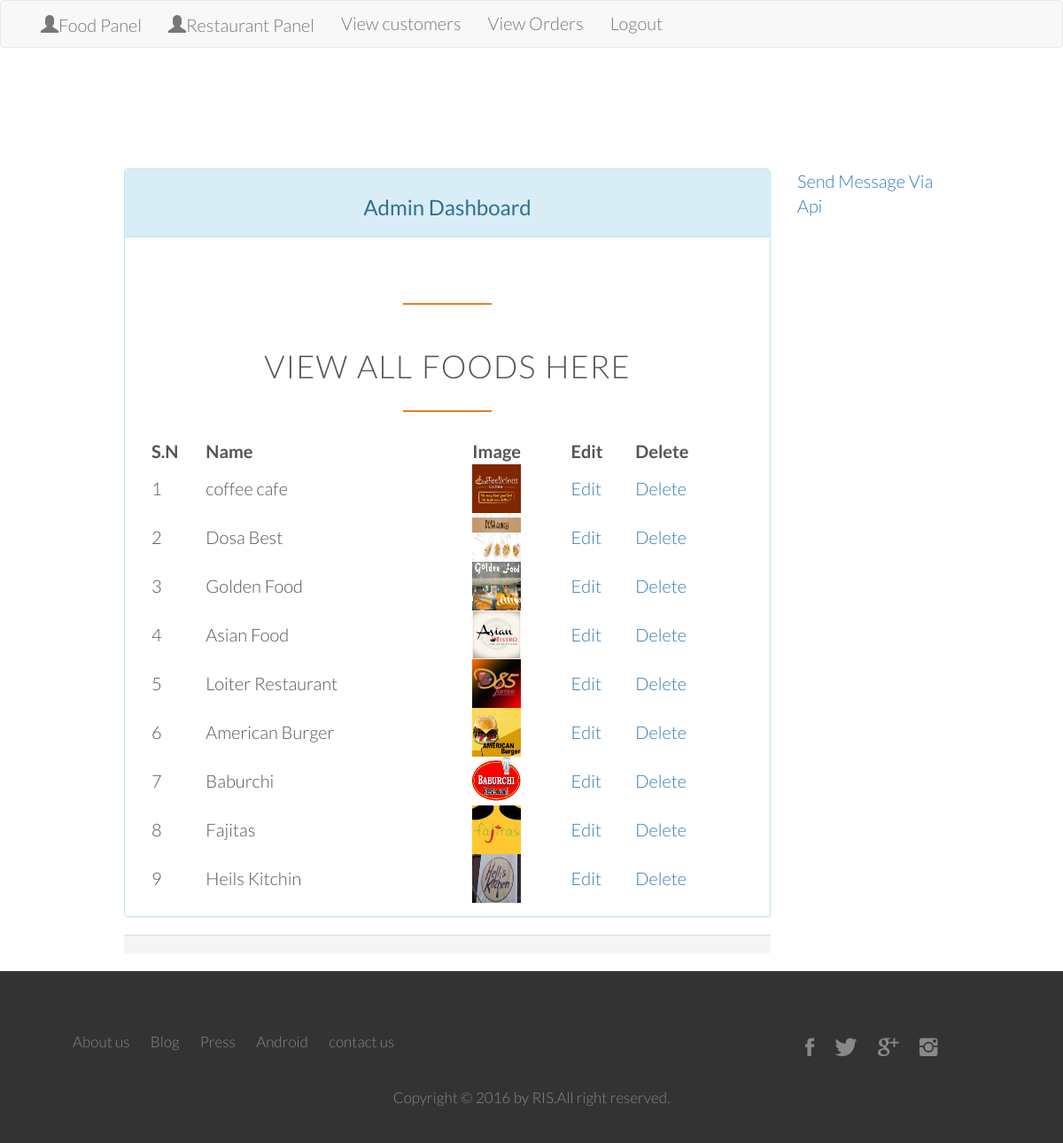
/admin_area/admin.php?view_restaurant (signed in), run on the app's committed database.
### tables this page shows
CREATE TABLE `restaurant_table` (
  `restaurant_id` int(11) NOT NULL,
  `restaurant_name` varchar(255) NOT NULL,
  `restaurant_title` varchar(255) NOT NULL,
  `restaurant_category` varchar(255) NOT NULL,
  `area_category` varchar(255) NOT NULL,
  `restaurant_image` text NOT NULL,
  `restaurant_address` text NOT NULL,
  `user_id` int(11) NOT NULL,
  `restaurant_keywords` text NOT NULL,
  `links` varchar(111) NOT NULL
);

### admin_area/view_restaurant.php (the view)
<table width="100%" align="center">
    <tr align="center">
        <td colspan="5"><h2 >View All foods here</h2></td>
    </tr>
    <tr align="center">
        <th>S.N</th>
        <th>Name</th>
        <th>Image</th>
        <th>Edit</th>
        <th>Delete</th>
    </tr>
    <?php
    include("includes/db.php");
    $get_restaurant="select * from restaurant_table";
    $run_restaurant=mysqli_query($con,$get_restaurant);
    $i=0;
    while($row_restaurant=mysqli_fetch_array($run_restaurant)){
        $restaurant_id=$row_restaurant['restaurant_id'];
        $restaurant_name=$row_restaurant['restaurant_name'];
        $restaurant_image=$row_restaurant['restaurant_image'];
        $i++;
    ?>
    <tr>
        <td><?php echo $i; ?></td>
        <td><?php echo $restaurant_name; ?></td>
        <td><img src="restaurant_images/<?php echo $restaurant_image; ?>" width="55" height="55"/></td>
        <td><a href="admin.php?edit_restaurant=<?php echo $restaurant_id; ?>">Edit</a></td>
        <td><a href="delete_restaurant.php?delete_restaurant=<?php echo $restaurant_id; ?>">Delete</a></td>
    </tr>
    <?php } ?>
</table>

### admin_area/admin.php (shortened to what this page needs)
<?php
if(!isset($_SESSION['admin_email'])){
	echo "<script>window.open('admin_login.php?not_admin=you are not an admin','_self')</script>";
}else{
?>
<!DOCTYPE html>
<html>
	<head>
		<link rel="stylesheet" href="../css/bootstrap.min.css"/>
         <link rel="stylesheet" type="text/css" href="../vendors/css/normalize.css"/>
        <link rel="stylesheet" type="text/css" href="../vendors/css/ionicons.min.css"/>
        <link rel="stylesheet" type="text/css" href="../vendors/css/grid.css"/>
        <link rel="stylesheet" type="text/css" href="../resources/css/style.css"/>
		<link rel="stylesheet" type="text/css" href="vendors/css/ionicons.min.css"/>
	</head>
	<body>
	<div class="navbar navbar-default">
		<div class="container-fluid">
			<div class="collapse navbar-collapse" id="bs-example-navbar-collapse-1">
				<ul class="nav navbar-nav">
					<li><a href="#" class="dropdown-toggle" data-toggle="dropdown"><span class="glyphicon glyphicon-user"></span>Food Panel</a>
					</li>
					<li><a href="#" class="dropdown-toggle" data-toggle="dropdown"><span class="glyphicon glyphicon-user"></span>Restaurant Panel</a>
						<li><a href="admin.php?view_customers">View customers</a></li>
						<li><a href="admin.php?view_orders">View Orders</a></li>
						<li><a href="admin_logout.php">Logout</a></li>
					</li>
				 </ul>
			</div>
		</div>
	</div>
		<p><br /></p>
		<p><br /></p>
		<p><br /></p>
		<div class="container-fluid">
			<div class="row">
				<div class="col-md-1"></div>
				<div class="col-md-8">
					<div class="panel panel-info">
						<div class="panel-heading">
							<center><h3>Admin Dashboard</h3></center>
						</div>
						<div class="panel-body">
							<div class="col-md-12">
							<br>
                               <h2 style="color:red; text-align:center;"><?php echo @$_GET['logged_in']; ?></h2>
                                <?php
								if(isset($_GET['view_restaurant'])){
                                    include("view_restaurant.php");
                                }
                                ?>
							</div>
						</div>
					</div>
					<div class="panel-footer"></div>
				</div>
				<div class="col-md-2">
						<a href="http://www.afreesms.com/intl/bangladesh" target="_blank"><p>Send Message Via Api</p></a>
					<div class="nav nav-pills nav-stacked">
						<div class="pro_area">
						</div>
					</div>
				</div>
				<div class="col-md-1"></div>
			</div>
		</div>
		<footer class="foot_colo">
			<div class="row">
				<div class="col-md-5">
					<ul class="footer-nav">
                        <li><a href="#">About us</a></li>
                        <li><a href="#">Blog</a></li>
                        <li><a href="#">Press</a></li>
                        <li><a href="#">Android</a></li>
                        <li><a href="#">contact us</a></li>
                    </ul>
				</div>
				<div class="col-md-6">
					<ul class="navbar-right social-links">
                      <li><a href="#"><i class="ion-social-facebook"></i></a></li>
                      <li><a href="#"><i class="ion-social-twitter"></i></a></li>
                      <li><a href="#"><i class="ion-social-googleplus"></i></a></li>
                      <li><a href="#"><i class="ion-social-instagram"></i></a></li>
                     </ul>
				</div>
			</div>
			<div class="row">
					<div class="col-md-12">
						<p class="footer" style="color:#888;">
						Copyright &copy; 2016 by RIS.All right reserved.
						</p>
					</div>
			</div>
		</footer>
	</body>
</html>
<?php } ?>

### resources/css/style.css (style rules this page uses)
* { margin: 0; padding: 0; box-sizing: border-box; }
html, body { background-color: #fff; color: #555; font-family: 'Lato','Arial',sans-serif; font-weight: 300; font-size: 20px; text-rendering: optimizeLegibility; overflow-x: hidden; }
.row { max-width: 1140px; margin: 0 auto; }
h1, h2 { font-weight: 300; text-transform: uppercase; letter-spacing: 1px; }
h2 { font-size: 180%; word-spacing: 2px; text-align: center; margin-bottom: 30px; }
h2:after { display: block; height: 2px; background-color: #e67e22; content: " "; width: 100px; margin: 0 auto; margin-top: 30px; }
footer { background-color: #333; padding: 50px; font-size: 80%; margin-top: 20px; }
.footer-nav { list-style: none; float: left; }
.social-links { list-style: none; float: right; }
.footer-nav li, .social-links li { display: inline-block; margin-right: 20px; }
.footer-nav li:last-child, .social-links li:last-child { margin-right: 0; }
.footer-nav li a:link, .footer-nav li a:visited, .social-links li a:link, .social-links li a:visited { text-decoration: none; border: 0; color: #888; transition: color 0.2s; }
.social-links li a:link, .social-links li a:visited { font-size: 160%; }
.ion-social-facebook, .ion-social-twitter, .ion-social-googleplus, .ion-social-instagram { transition: color 0.2; }
footer p { color: #888; text-align: center; margin-top: 20px; }

### admin_area/admin.php (style rules this page uses)
.pro_area { padding:5px; margin-bottom:10px; }
.foot_colo p { color: #888; text-align: center; margin-top: 15px; }
.foot_colo { background-color: #333; height:194px; font-size: 17px;; margin-top: 20px; }
footer { background-color: #333; padding: 50px; font-size: 80%; margin-top: 20px; }
.footer-nav { margin-top:18px; margin-left:17px; list-style: none; float:left; }
.social-links { margin-top:17px; list-style: none; float: right; }
.footer-nav li, .social-links li { display: inline-block; margin-right: 20px; }
.footer-nav li:last-child, .social-links li:last-child { margin-right: 0; }
.footer-nav li a:link, .footer-nav li a:visited, .social-links li a:link, .social-links li a:visited { text-decoration: none; border: 0; color: #888; transition: color 0.2s; }
.social-links li a:link, .social-links li a:visited { font-size: 160%; }
.ion-social-facebook, .ion-social-twitter, .ion-social-googleplus, .ion-social-instagram { transition: color 0.2; }

### data on the page
restaurant_table: restaurant_name "coffee cafe", restaurant_image (picture)
restaurant_table: restaurant_name "Dosa Best", restaurant_image (picture)
restaurant_table: restaurant_name "Golden Food", restaurant_image (picture)
restaurant_table: restaurant_name "Asian Food", restaurant_image (picture)
restaurant_table: restaurant_name "Loiter Restaurant", restaurant_image (picture)
restaurant_table: restaurant_name "American Burger", restaurant_image (picture)
restaurant_table: restaurant_name "Baburchi", restaurant_image (picture)
restaurant_table: restaurant_name "Fajitas", restaurant_image (picture)
restaurant_table: restaurant_name "Heils Kitchin", restaurant_image (picture)
